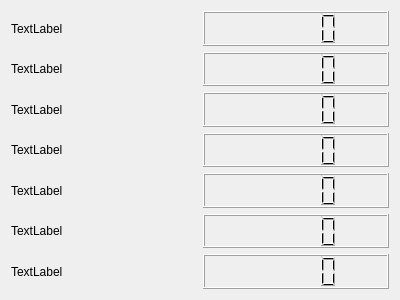
<?xml version="1.0" encoding="UTF-8"?>
<ui version="4.0">
 <class>ValueDisplayBar</class>
 <widget class="QFrame" name="ValueDisplayBar">
  <property name="geometry">
   <rect>
    <x>0</x>
    <y>0</y>
    <width>400</width>
    <height>300</height>
   </rect>
  </property>
  <property name="windowTitle">
   <string>Frame</string>
  </property>
  <layout class="QVBoxLayout" name="verticalLayout">
   <item>
    <layout class="QHBoxLayout" name="display2">
     <item>
      <widget class="QLabel" name="displayLabel2">
       <property name="text">
        <string>TextLabel</string>
       </property>
      </widget>
     </item>
     <item>
      <widget class="QLCDNumber" name="displayNumber2"/>
     </item>
    </layout>
   </item>
   <item>
    <layout class="QHBoxLayout" name="display1">
     <item>
      <widget class="QLabel" name="displayLabel1">
       <property name="text">
        <string>TextLabel</string>
       </property>
      </widget>
     </item>
     <item>
      <widget class="QLCDNumber" name="displayNumber1"/>
     </item>
    </layout>
   </item>
   <item>
    <layout class="QHBoxLayout" name="display3">
     <item>
      <widget class="QLabel" name="displayLabel3">
       <property name="text">
        <string>TextLabel</string>
       </property>
      </widget>
     </item>
     <item>
      <widget class="QLCDNumber" name="displayNumber3"/>
     </item>
    </layout>
   </item>
   <item>
    <layout class="QHBoxLayout" name="display4">
     <item>
      <widget class="QLabel" name="displayLabel4">
       <property name="text">
        <string>TextLabel</string>
       </property>
      </widget>
     </item>
     <item>
      <widget class="QLCDNumber" name="displayNumber4"/>
     </item>
    </layout>
   </item>
   <item>
    <layout class="QHBoxLayout" name="display5">
     <item>
      <widget class="QLabel" name="displayLabel5">
       <property name="text">
        <string>TextLabel</string>
       </property>
      </widget>
     </item>
     <item>
      <widget class="QLCDNumber" name="displayNumber5"/>
     </item>
    </layout>
   </item>
   <item>
    <layout class="QHBoxLayout" name="display6">
     <item>
      <widget class="QLabel" name="displayLabel6">
       <property name="text">
        <string>TextLabel</string>
       </property>
      </widget>
     </item>
     <item>
      <widget class="QLCDNumber" name="displayNumber6"/>
     </item>
    </layout>
   </item>
   <item>
    <layout class="QHBoxLayout" name="display7">
     <item>
      <widget class="QLabel" name="displayLabel7">
       <property name="text">
        <string>TextLabel</string>
       </property>
      </widget>
     </item>
     <item>
      <widget class="QLCDNumber" name="displayNumber7"/>
     </item>
    </layout>
   </item>
  </layout>
 </widget>
 <resources/>
 <connections/>
</ui>
